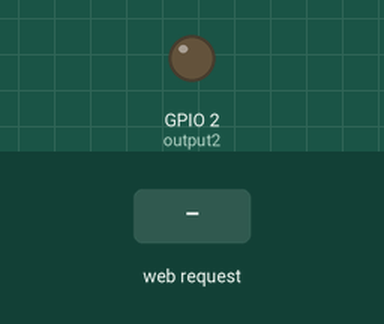
The sketch below on a simulated ESP32. Parts: output pins drawn as LEDs (lit = HIGH). The test bench sets the inputs (shaded band). WiFi joins after 1.5 s; servers stay silent unless stated; what the sketch prints to the serial monitor is not drawn.

Above: at 2.7 s.
2.8 s: HTTP request GET /2/on received
At 3.9 s:
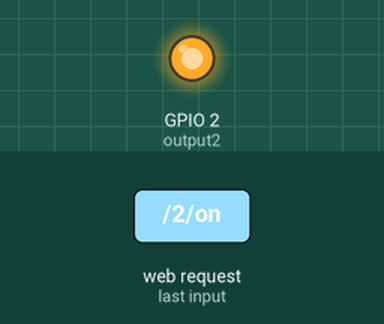
4.3 s: HTTP request GET /2/off received
At 5.0 s:
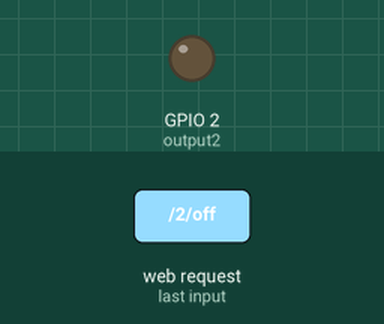
Timing chart, 0 to 7.3 s (numbered marks = the images above; inputs shaded):
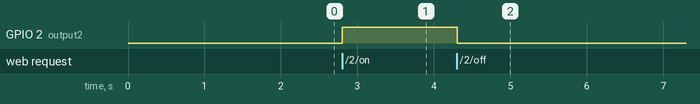

The sketch:

ESP32_WiFiserver_LED.ino
```cpp
#include <WiFi.h>

// Replace with your network credentials
const char* ssid = "Leo";
const char* password = "f09080908";

// Set web server port number to 80
WiFiServer server(80);

// Variable to store the HTTP request
String header;

// Auxiliar variables to store the current output state
String output2State = "off";


// Assign output variables to GPIO pins
const int output2 = 2;


// Current time
unsigned long currentTime = millis();
// Previous time
unsigned long previousTime = 0;
// Define timeout time in milliseconds (example: 2000ms = 2s)
const long timeoutTime = 2000;

void setup() {
  Serial.begin(115200);
  // Initialize the output variables as outputs
  pinMode(output2, OUTPUT);

  // Set outputs to LOW
  digitalWrite(output2, LOW);


  // Connect to Wi-Fi network with SSID and password
  Serial.print("Connecting to ");
  Serial.println(ssid);
  WiFi.begin(ssid, password);
  while (WiFi.status() != WL_CONNECTED) {
    delay(500);
    Serial.print(".");
  }
  // Print local IP address and start web server
  Serial.println("");
  Serial.println("WiFi connected.");
  Serial.println("IP address: ");
  Serial.println(WiFi.localIP());
  server.begin();
}

void loop(){
  WiFiClient client = server.available();   // Listen for incoming clients

  if (client) {                             // If a new client connects,
    currentTime = millis();
    previousTime = currentTime;
    Serial.println("New Client.");          // print a message out in the serial port
    String currentLine = "";                // make a String to hold incoming data from the client
    while (client.connected() && currentTime - previousTime <= timeoutTime) {  // loop while the client's connected
      currentTime = millis();
      if (client.available()) {             // if there's bytes to read from the client,
        char c = client.read();             // read a byte, then
        Serial.write(c);                    // print it out the serial monitor
        header += c;
        if (c == '\n') {                    // if the byte is a newline character
          // if the current line is blank, you got two newline characters in a row.
          // that's the end of the client HTTP request, so send a response:
          if (currentLine.length() == 0) {
            // HTTP headers always start with a response code (e.g. HTTP/1.1 200 OK)
            // and a content-type so the client knows what's coming, then a blank line:
            client.println("HTTP/1.1 200 OK");
            client.println("Content-type:text/html");
            client.println("Connection: close");
            client.println();

            // turns the GPIOs on and off
            if (header.indexOf("GET /2/on") >= 0) {
              Serial.println("GPIO 2 on");
              output2State = "on";
              digitalWrite(output2, HIGH);
            } else if (header.indexOf("GET /2/off") >= 0) {
              Serial.println("GPIO 2 off");
              output2State = "off";
              digitalWrite(output2, LOW);
            }


            // Display the HTML web page
            client.println("<!DOCTYPE html><html>");
            client.println("<head><meta name=\"viewport\" content=\"width=device-width, initial-scale=1\">");
            client.println("<link rel=\"icon\" href=\"data:,\">");
            // CSS to style the on/off buttons
            // Feel free to change the background-color and font-size attributes to fit your preferences
            client.println("<style>html { font-family: Helvetica; display: inline-block; margin: 0px auto; text-align: center;}");
            client.println(".button { background-color: #4CAF50; border: none; color: white; padding: 16px 40px;");
            client.println("text-decoration: none; font-size: 30px; margin: 2px; cursor: pointer;}");
            client.println(".button2 {background-color: #555555;}</style></head>");

            // Web Page Heading
            client.println("<body><h1>ESP32 Web Server</h1>");

            // Display current state, and ON/OFF buttons for GPIO 2
            client.println("<p>GPIO 2 - State " + output2State + "</p>");
            // If the output2State is off, it displays the ON button
            if (output2State=="off") {
              client.println("<p><a href=\"/2/on\"><button class=\"button\">ON</button></a></p>");
            } else {
              client.println("<p><a href=\"/2/off\"><button class=\"button button2\">OFF</button></a></p>");
            }

            // The HTTP response ends with another blank line
            client.println();
            // Break out of the while loop
            break;
          } else { // if you got a newline, then clear currentLine
            currentLine = "";
          }
        } else if (c != '\r') {  // if you got anything else but a carriage return character,
          currentLine += c;      // add it to the end of the currentLine
        }
      }
    }
    // Clear the header variable
    header = "";
    // Close the connection
    client.stop();
    Serial.println("Client disconnected.");
    Serial.println("");
  }
}
```

Measured:
- after the input at 2.8 s, GPIO 2 (output2): LOW → HIGH at once
- after the input at 4.3 s, GPIO 2 (output2): HIGH → LOW at once
